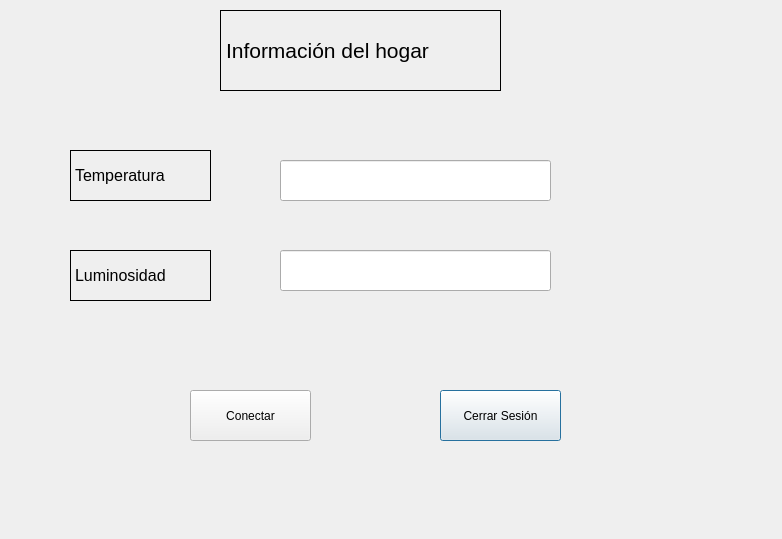
<?xml version="1.0" encoding="UTF-8"?>
<ui version="4.0">
 <class>dataWindows</class>
 <widget class="QDialog" name="dataWindows">
  <property name="geometry">
   <rect>
    <x>0</x>
    <y>0</y>
    <width>782</width>
    <height>539</height>
   </rect>
  </property>
  <property name="windowTitle">
   <string>Información del hogar</string>
  </property>
  <widget class="QPushButton" name="pushButton_closeSession">
   <property name="geometry">
    <rect>
     <x>440</x>
     <y>390</y>
     <width>121</width>
     <height>51</height>
    </rect>
   </property>
   <property name="text">
    <string>Cerrar Sesión</string>
   </property>
  </widget>
  <widget class="QPushButton" name="pushButton_conectar">
   <property name="geometry">
    <rect>
     <x>190</x>
     <y>390</y>
     <width>121</width>
     <height>51</height>
    </rect>
   </property>
   <property name="text">
    <string>Conectar</string>
   </property>
  </widget>
  <widget class="QLabel" name="labe_tittle">
   <property name="geometry">
    <rect>
     <x>220</x>
     <y>10</y>
     <width>281</width>
     <height>81</height>
    </rect>
   </property>
   <property name="font">
    <font>
     <pointsize>16</pointsize>
    </font>
   </property>
   <property name="frameShape">
    <enum>QFrame::Box</enum>
   </property>
   <property name="text">
    <string>Información del hogar</string>
   </property>
  </widget>
  <widget class="QLabel" name="label_temp">
   <property name="geometry">
    <rect>
     <x>70</x>
     <y>150</y>
     <width>141</width>
     <height>51</height>
    </rect>
   </property>
   <property name="font">
    <font>
     <pointsize>12</pointsize>
    </font>
   </property>
   <property name="frameShape">
    <enum>QFrame::Panel</enum>
   </property>
   <property name="text">
    <string>Temperatura</string>
   </property>
  </widget>
  <widget class="QLineEdit" name="lineEdit_temp">
   <property name="geometry">
    <rect>
     <x>280</x>
     <y>160</y>
     <width>271</width>
     <height>41</height>
    </rect>
   </property>
  </widget>
  <widget class="QLabel" name="label_lightLevel">
   <property name="geometry">
    <rect>
     <x>70</x>
     <y>250</y>
     <width>141</width>
     <height>51</height>
    </rect>
   </property>
   <property name="font">
    <font>
     <pointsize>12</pointsize>
    </font>
   </property>
   <property name="frameShape">
    <enum>QFrame::Panel</enum>
   </property>
   <property name="text">
    <string>Luminosidad</string>
   </property>
  </widget>
  <widget class="QLineEdit" name="lineEdit_lightLevel">
   <property name="geometry">
    <rect>
     <x>280</x>
     <y>250</y>
     <width>271</width>
     <height>41</height>
    </rect>
   </property>
  </widget>
 </widget>
 <resources/>
 <connections/>
</ui>
